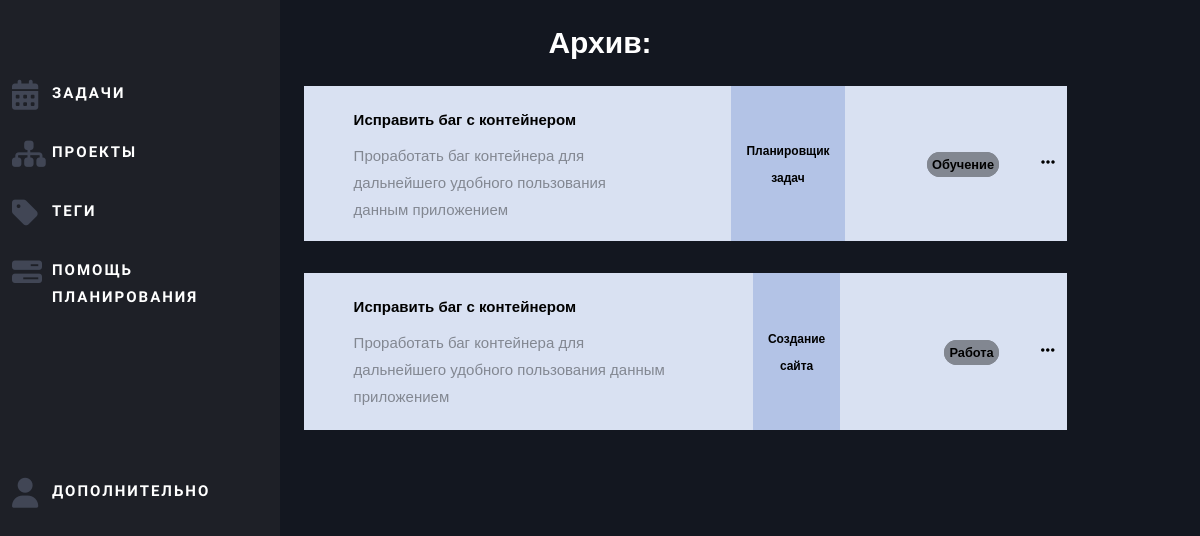
/archive_tasks, run on an earlier commit of the app's database.
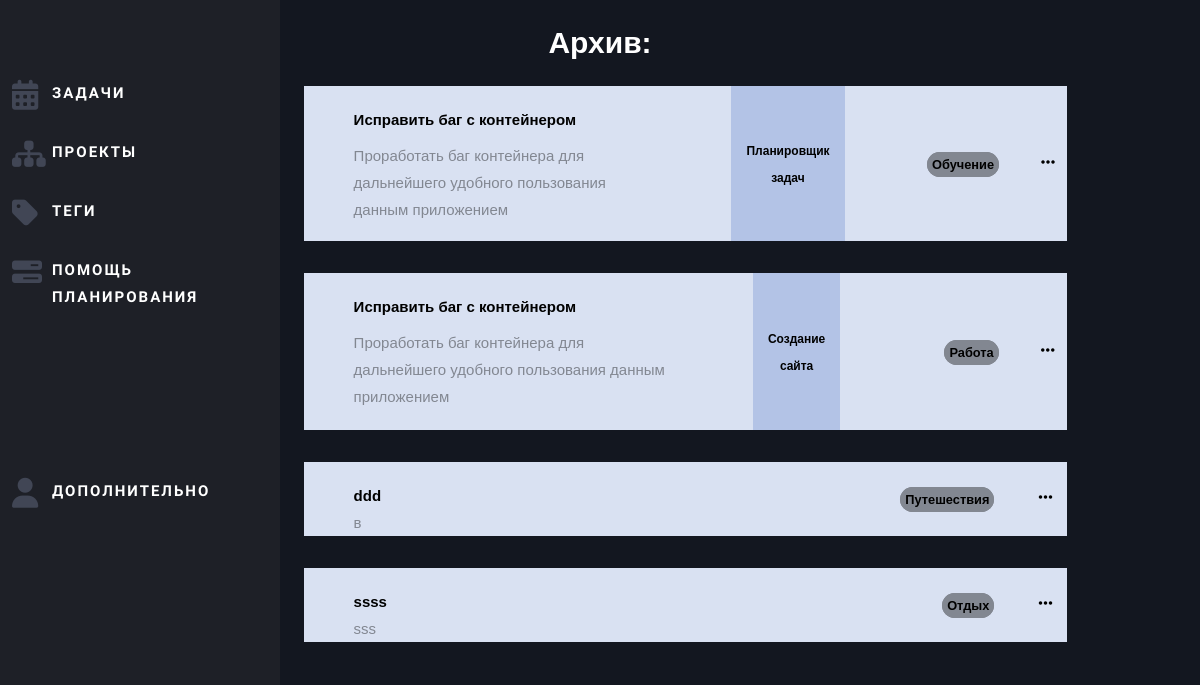
And on a later commit of the database.
### mainpage/models.py (models this page shows, shortened)
class Tasks(models.Model):
    tag_choices = (("💻Работа", '💻Работа'), ("🏆Спорт", "🏆Спорт"),
                   ("👫Семья", "👫Семья"), ("🎧Личная", "🎧Личная"),
                   ("🎓Обучение", "🎓Обучение"), ("🏰Дом", "🏰Дом"),
                   ("🧬Здоровье", "🧬Здоровье"), ("🌋Путешествия", "🌋Путешествия"),
                   ("🎮Отдых", "🎮Отдых"), ("🍕Покупки", "🍕Покупки"),
                   ("🎪Мероприятия", "🎪Мероприятия"), ("🚇Другое", "🚇Другое"), ("", ""))
    id = models.UUIDField(primary_key=True, default=uuid.uuid4, editable=False)
    title = models.CharField("Название задачи", max_length=100)
    task = models.CharField("Задача", max_length=300)
    teg = models.CharField("Тег", max_length=12, choices=tag_choices, default="")
    date = models.DateField('Дата Задачи')
    is_global = models.BooleanField('Отнести к задаче')
    global_task = models.CharField("Глобальная задача", blank=True, max_length=100)
    is_archive = models.BooleanField('В архиве')
    class Meta:
        verbose_name = "Задача"
        verbose_name_plural = "Задачи"

### mainpage/views.py (the view)
# urls.py: path('archive_tasks', views.archive_tasks, name='archive_tasks'),
def archive_tasks(request):
    if request.method == 'POST':
        form = DateForm(request.POST)
        id = form["id"].value()
        date = form["date"].value()
        Tasks.objects.filter(id=id).update(date=date)
        Tasks.objects.filter(id=id).update(is_archive=False)
    tasks = Tasks.objects.order_by("date").filter(is_archive=True)
    start_date = datetime.date(2022, 11, 30)
    end_date = datetime.date.today() - datetime.timedelta(days=1)
    date_last = Tasks.objects.order_by("date").filter(date__range=[start_date, end_date])
    task = [tasks, date_last]
    dateform = DateForm()
    return render(request, 'mainpage/archive_tasks.html', {'task': task, 'dateform': dateform})

### mainpage/templates/mainpage/archive_tasks.html (shortened to what this page needs)
{%  extends 'mainpage/index.html' %}
{% load static  %}
{% block content %}
<link rel="stylesheet" href="{% static 'mainpage/css/plan.css' %}">
<body>
<div class="box">
    <h1 style="font-size:2em; color: #fff; font-family: 'Work Sans', sans-serif;">Архив:</h1>
  {% for i in task %}
    {% for el in i %}
          <tr>
	      	<table class="bg_white" role="presentation" cellpadding="0" cellspacing="0" width="70%">
					  <tr style="border-bottom: 1px solid rgba(0,0,0,.05);">
					  	<td valign="middle" width="60%" style="text-align:left; padding: 0 2em;">
					  		<div class="product-entry">
					  			<div class="text">
                                  <span><strong>{{ el.title }}</strong></span>
					  				<p>{{ el.task }}</p>
					  			</div>
					  		</div>
					  	</td>
                        {% if el.is_global %}
                        <td  valign="middle" width="10%" style="text-align:center; background: #b3c3e6; padding: 0 1em;">
                            <span class="price" style="color: #000; font-size: 1.5rem; font-family: 'Work Sans', sans-serif;"><strong>{{ el.global_task }}</strong></span>
                        </td>
                        {% endif %}
					  	<td valign="middle" width="25%" style="text-align:right; padding: 0 2em;">
					  		<span class="price" style="color: #000; font-size: 1.6rem; border: 0.7rem solid #828791; border-radius: 16px; background: #828791;"><strong>{{ el.teg }}</strong></span>
					  	</td>
                        <td valign="middle" width="5%" style="text-align:left;">
                          <nav role="navigation" class="primary-navigation">
                              <ul>
                                <li><a><i class="fa fa-ellipsis-h"></i></a>
                                </li>
                              </ul>
                            </nav>
					  	</td>
					  </tr>
	      	</table>
	      </tr>
    {% endfor %}
{% endfor %}
</div>
</body>
{% endblock %}

What changed in the data, as far as the page shows it:
added Tasks: title "ddd", task "в", teg "Путешествия"
added Tasks: title "ssss", task "sss", teg "Отдых"
